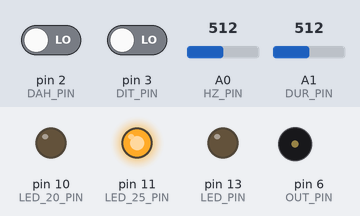
Simulated run of this sketch. Board: Arduino Uno, built with avr-gcc and run on an emulated ATmega328P. Shown: output pins drawn as LEDs (lit = HIGH), buzzer (waves = sounding). Dashed ring = blinking. Inputs (shaded band) come from the test bench; at power-on: pin 2 (DAH_PIN) LOW, A1 (DUR_PIN) = 512, A0 (HZ_PIN) = 512, pin 3 (DIT_PIN) LOW.

Above: at 1.2 s.
1.3 s: pin 2 (DAH_PIN) driven HIGH
At 1.37 s:
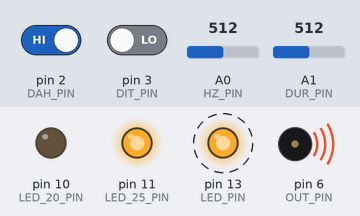
4.3 s: A1 (DUR_PIN) set to 356
7.3 s: A1 (DUR_PIN) set to 331
At 7.57 s:
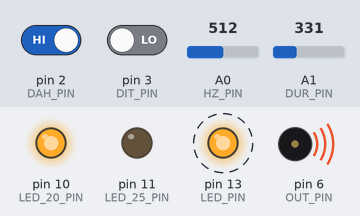
10.3 s: A0 (HZ_PIN) set to 884
13.3 s: A0 (HZ_PIN) set to 906
At 14.33 s:
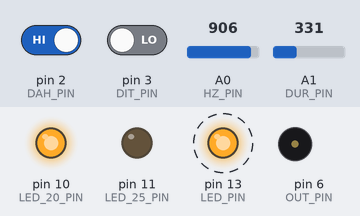
16.3 s: A1 (DUR_PIN) set to 350
At 16.48 s:
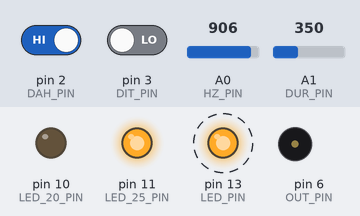
Timing chart, 0 to 20.3 s (numbered marks = the images above; inputs shaded):
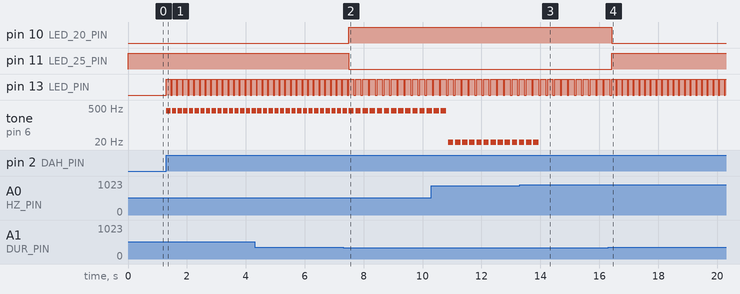

The sketch:

keyer.ino
```cpp
// inspired from https://sv1obt.wordpress.com/2011/12/01/iambic-keyer-with-arduino-in-5-minutes/

// pin definitions
#define DIT_PIN 3
#define DAH_PIN 2

#define OUT_PIN 6

#define HZ_PIN 0 // analog
#define DUR_PIN 1 // analog

#define LED_PIN 13 // onboard led

#define LED_20_PIN 10 // 20 wpm
#define LED_25_PIN 11 // 25 wpm

#define DIT_20_MS 60 // 60ms = 20 wpm
#define DIT_25_MS 48 // 48ms = 25 wpm

// timings
int dit_time = DIT_20_MS;
int dat_time = dit_time*3;
int interbaud_time = dit_time;
int interletter_time = dit_time*2;

int buzz = 500; // in hz

// timeseries of buzz values for poor man's smoothing
int buzz_0 = 500; // most recent
int buzz_1 = 500;
int buzz_2 = 500;

// state enum
enum { IDLE, DIT, DAH, PAUSE, };
int state;
int dit, dah;

void setup() {
  // put your setup code here, to run once:

  pinMode(DIT_PIN, INPUT);
  pinMode(DAH_PIN, INPUT);
  pinMode(OUT_PIN, OUTPUT);
  pinMode(LED_PIN, OUTPUT);
  pinMode(LED_20_PIN, OUTPUT);
  pinMode(LED_25_PIN, OUTPUT);
  state = 0; // IDLE
}

void adjustTime() {
  dat_time = dit_time*3;
  interbaud_time = dit_time;
  interletter_time = dit_time*2;
}

void readDit() {
  int dit_pin = digitalRead(DIT_PIN);
  if (dit_pin) { dit = 1; }
  else { dit = 0; }
}

void readDah() {
  int dah_pin = digitalRead(DAH_PIN);
  if (dah_pin) { dah = 1; }
  else { dah = 0; }
}

void readHz() {
  int hz_pin = analogRead(HZ_PIN);
  int rem = hz_pin % 10;

  // advance time series
  buzz_2 = buzz_1;
  buzz_1 = buzz_0;

  // calculate new buzz
  buzz_0 = 900 - (hz_pin - rem);

  // only change if persists
  if (buzz_0 == buzz_2 && buzz_0 == buzz_1) { buzz = buzz_0; }
}

void readDur() {
  int dur_pin = analogRead(DUR_PIN);

  if (dur_pin < 340) {
    dit_time = DIT_20_MS;
    adjustTime();
    digitalWrite(LED_20_PIN, HIGH);
    digitalWrite(LED_25_PIN, LOW);
  }
  else {
    dit_time = DIT_25_MS;
    adjustTime();
    digitalWrite(LED_25_PIN, HIGH);
    digitalWrite(LED_20_PIN, LOW);
  }
}

void contact(unsigned char val) {
  if (val) {
    digitalWrite(LED_PIN, HIGH);
    tone(OUT_PIN, buzz);
  }
  else {
    digitalWrite(LED_PIN, LOW);
    noTone(OUT_PIN);
  }
}

void loop() {
  // put your main code here, to run repeatedly:

  // read analog dials
  readDur();
  readHz();

  switch(state) {
    case IDLE:
      readDit();
      if (dit) { state = DIT; }
      else {
        delayMicroseconds(30);
        readDah();
        if (dah) { state = DAH; }
      }
    break;

    case DIT:
      contact(1);
      delay(dit_time);
      contact(0);
      delay(interbaud_time);
      readDah();
      if (dah) { state = DAH; }
      else {
        readDit();
        if (dit) { state = DIT; }
        else {
          delay(interletter_time);
          state = IDLE;
        }
      }
    break;

    case DAH:
      contact(1);
      delay(dat_time);
      contact(0);
      delay(interbaud_time);
      readDit();
      if (dit) { state = DIT; }
      else {
        readDah();
        if (dah) { state = DAH; }
        else {
          delay(interletter_time);
          state = IDLE;
        }
      }
    break;

    case PAUSE:
    break;
  }

  delay(1);
}
```

Measured:
- the behaviour switches between 340 and 339 on A1 (DUR_PIN) (found by bisection; images 1 and 2)
- the behaviour switches between 899 and 900 on A0 (HZ_PIN) (found by bisection; images 2 and 3)
- after the input at 1.3 s, pin 13 (LED_PIN): alternates HIGH for 0.14 s and LOW for 0.05 s, starting at once; tone on pin 6 (OUT_PIN): alternates 390 Hz for 0.14 s and silent for 0.05 s, starting at once
- after the input at 7.3 s, pin 10 (LED_20_PIN): LOW → HIGH after 0.19 s; pin 11 (LED_25_PIN): HIGH → LOW after 0.19 s
- after the input at 13.3 s, tone on pin 6 (OUT_PIN): goes on until 13.9 s, then stays silent
- after the input at 16.3 s, pin 10 (LED_20_PIN): HIGH → LOW after 0.12 s; pin 11 (LED_25_PIN): LOW → HIGH after 0.12 s
